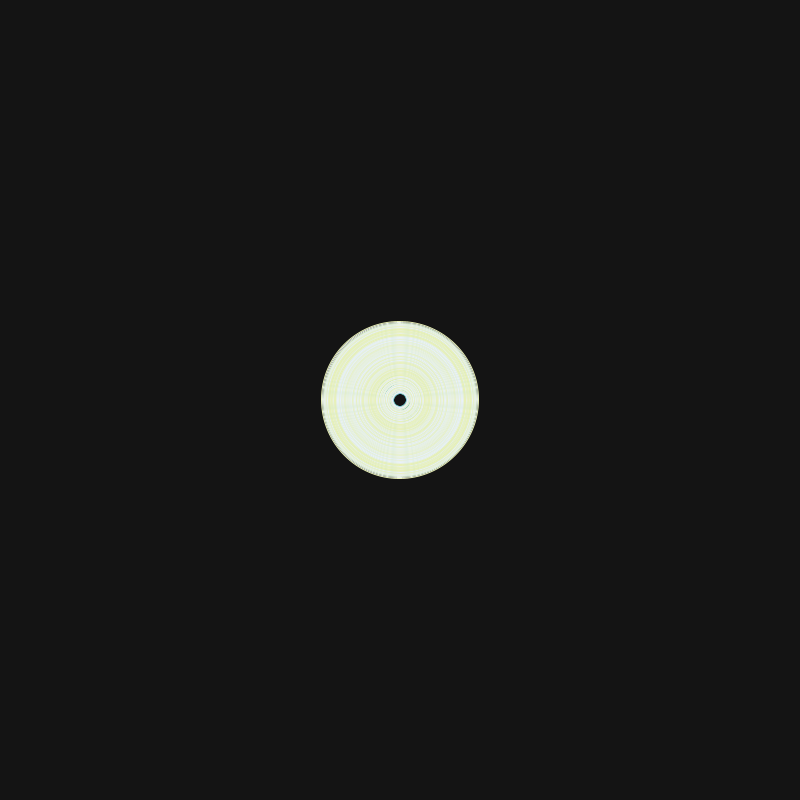
Frame 1 (no input)
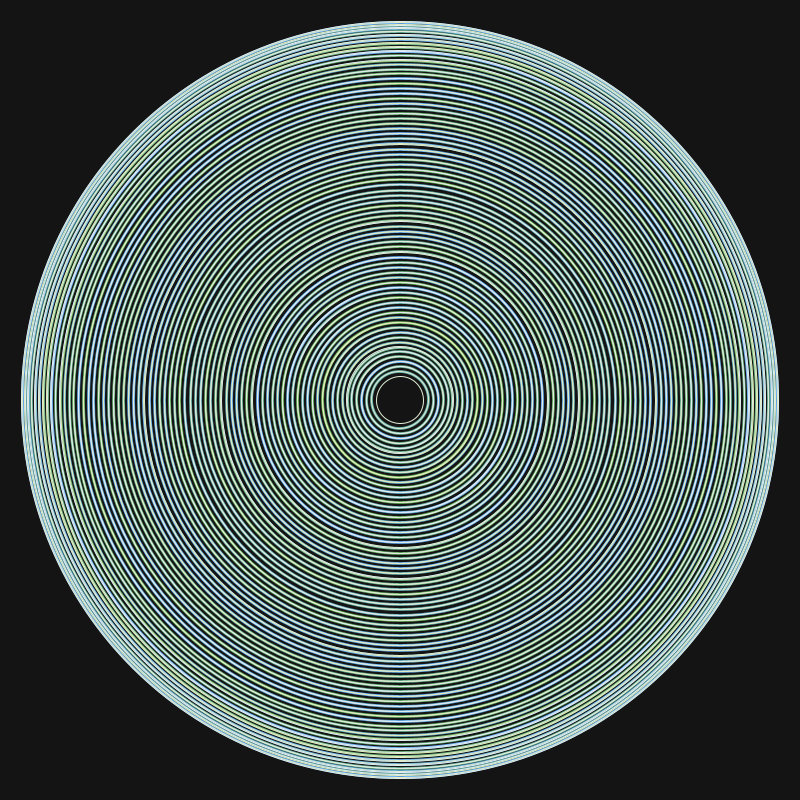
Frame 60 (the mouse pressed at the canvas centre just before this capture)
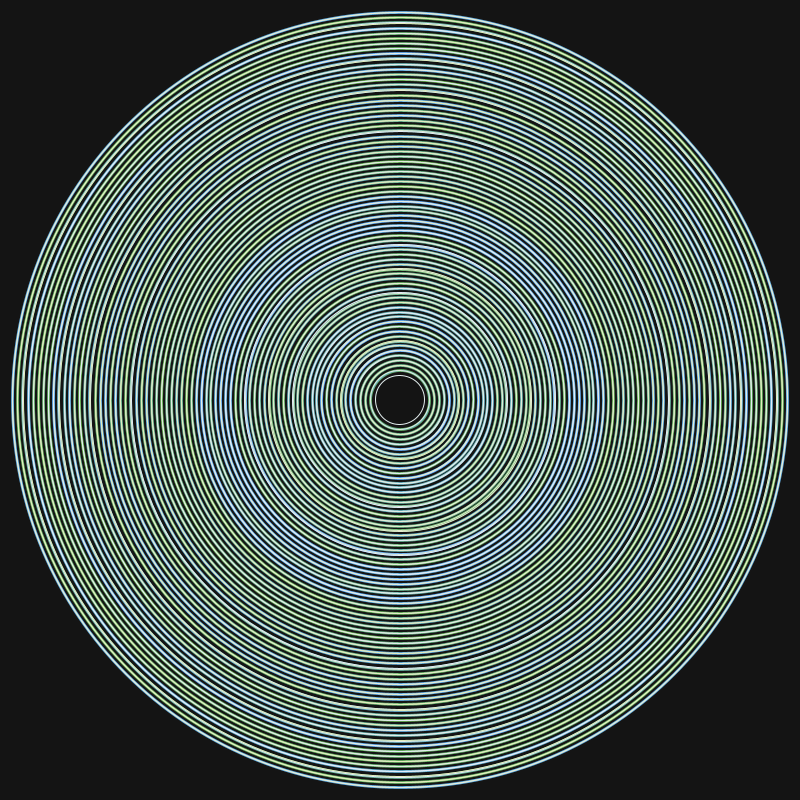
Frame 120 (the mouse held since frame 60 and released just before this capture)

The Processing sketch that drew these frames (run headless with seeded random() and noise(); from frame 60 on, the mouse is pressed at the canvas centre):

// Processing sketch: processing_139047
// ── processing_139047.pde

final int max_c = 74;
final float aver_dist = 10;

final float min_ellipse = 1;
final float max_ellipse = 100;

final float friction = .4;

float t1 = 0;
int x1 = 0;
float t2 = 0;
int x2 = 0;

PVector[] radius;

void setup() {
  size(800, 800);
  noFill();
  
  
  radius = new PVector[max_c];
  for (int i = 1; i < max_c; i++)
  {
    radius[i] =  new PVector(2*i*min_ellipse, 2*i*min_ellipse);
  }
}

void draw() {
  

  float nt1 = noise(t1);
  float nt2 = noise(t2);
  background(20);
  
  radius[0] =  new PVector(min_ellipse+map(noise(t1), 0., 1., 0, 800)*(max_ellipse-min_ellipse)/width, min_ellipse+map(noise(t2), 0., 1., 0, 800)*(max_ellipse-min_ellipse)/height);
  ellipse(width/2, height/2, radius[0].x, radius[0].y);


 
  for (int i = 1; i < max_c; i++) {
    strokeWeight(2.8);
    if (mousePressed && (mouseButton == LEFT)) { 
    float r = map(noise(t1), 0., 1., 200, 255);
    float g = map(noise(t2),  0., 1., 150, 200);
    float b = random(180, 200);
    stroke(r, g, b);
  } else {
    float r = map(noise(t1), 0., 1., 60, 150);
    float g = map(noise(t2),  0., 1., 100, 255);
    float b = random(80, 250);
    stroke(r, g, b);
  }
    
    
    float deltaX = radius[i-1].x - radius[i].x + aver_dist;
    float deltaY = radius[i-1].y - radius[i].y + aver_dist;

    radius[i].x += deltaX * friction;
    radius[i].y += deltaY * friction;

    ellipse(width/2, height/2, radius[i].x, radius[i].y);
    t1 = t1+0.00001;
    x1++;
    t2 = t2+0.00001;
    x2++;
  }
  
  for (int i = 1; i < max_c; i++) {
    strokeWeight(1);
    ellipse(width/2, height/2, radius[i].x, radius[i].y);
    
    float r = map(noise(t1), 0., 1., 200, 255);
    float g = map(noise(t2),  0., 1., 220, 255);
    float b = random(180, 255);
    stroke(r, g, b);
    float deltaX = radius[i-1].x - radius[i].x + aver_dist;
    float deltaY = radius[i-1].y - radius[i].y + aver_dist;

    radius[i].x += deltaX * friction;
    radius[i].y += deltaY * friction;

    ellipse(width/2, height/2, radius[i].x, radius[i].y);
    if (mousePressed && (mouseButton == LEFT)) { 
    t1 = t1+0.005;
    t2 = t2+0.007;
  } else {
    t1 = t1+0.0001;
    x1++;
    t2 = t2+0.0001;
    x2++;}
  }
}
